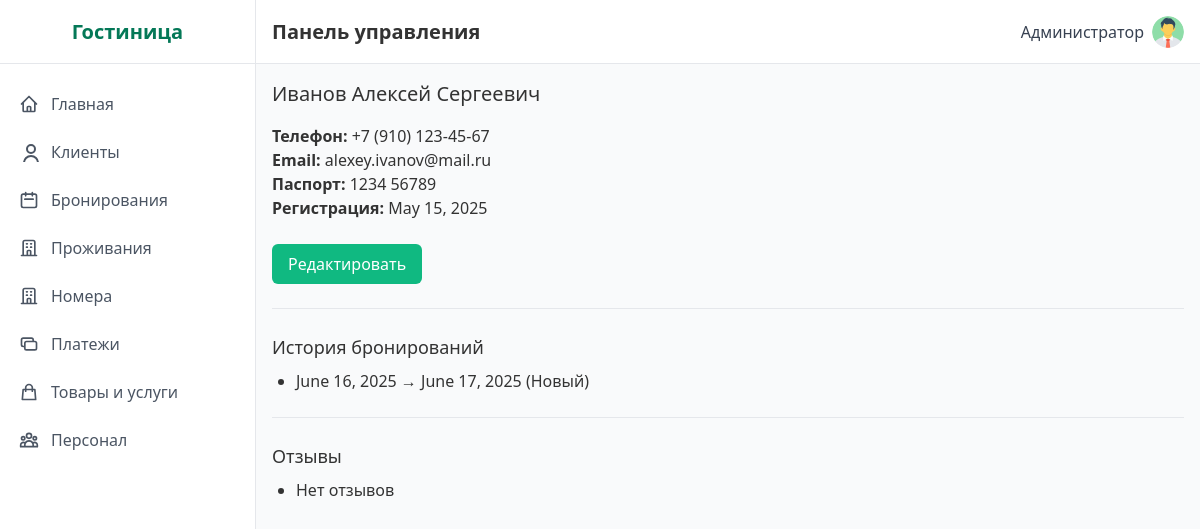
Page /clients/2/ (signed in) on the committed database.
### hotel/models.py (models this page shows, shortened)
class Client(models.Model):
    first_name = models.CharField('Имя', max_length=100)
    last_name = models.CharField('Фамилия', max_length=100)
    middle_name = models.CharField('Отчество', max_length=100)
    phone = models.CharField('Телефон', max_length=20, unique=True)
    email = models.EmailField('Email', max_length=100, unique=True)
    passport_data = models.CharField('Паспортные данные', max_length=50, unique=True)
    registration_date = models.DateField('Дата регистрации', default=timezone.now)
    class Meta:
        verbose_name = 'Клиент'
        verbose_name_plural = 'Клиенты'
        ordering = ['-registration_date', 'last_name']
    def get_full_name(self):
        return f"{self.last_name} {self.first_name} {self.middle_name}"

class Booking(models.Model):
    BOOKING_STATUS_CHOICES = [
        ('Новый', 'Новый'),
        ('Подтвержден', 'Подтвержден'),
        ('Оплачен', 'Оплачен'),
        ('Отменен', 'Отменен'),
        ('Завершен', 'Завершен'),
    ]
    client = models.ForeignKey(Client, on_delete=models.CASCADE, verbose_name='Клиент', related_name='bookings')
    room = models.ForeignKey(Room, on_delete=models.CASCADE, verbose_name='Номер', related_name='bookings')
    checkin_date = models.DateField('Дата заезда')
    checkout_date = models.DateField('Дата выезда')
    total_price = models.DecimalField('Общая стоимость', max_digits=10, decimal_places=2, blank=True, null=True)
    status = models.CharField('Статус бронирования', max_length=50, choices=BOOKING_STATUS_CHOICES, default='Новый')
    created_at = models.DateTimeField('Дата создания', auto_now_add=True)
    updated_at = models.DateTimeField('Дата обновления', auto_now=True)
    class Meta:
        verbose_name = 'Бронирование'
        verbose_name_plural = 'Бронирования'
        ordering = ['-created_at']

### hotel/views.py (the view)
# urls.py: path('clients/<int:pk>/', views.ClientDetailView.as_view(), name='client_detail'),
class ClientDetailView(ProtectedView, DetailView):
    model = Client
    template_name = 'hotel/client_detail.html'
    context_object_name = 'client'
    def get_context_data(self, **kwargs):
        context = super().get_context_data(**kwargs)
        context['bookings'] = Booking.objects.filter(client=self.object).order_by('-created_at')
        return context

### templates/hotel/client_detail.html (shortened to what this page needs)
{% extends 'base.html' %}
{% block content %}
<h2 class="text-xl mb-4">{{ client.get_full_name }}</h2>
<p><strong>Телефон:</strong> {{ client.phone }}</p>
<p><strong>Email:</strong>   {{ client.email }}</p>
<p><strong>Паспорт:</strong> {{ client.passport_data }}</p>
<p><strong>Регистрация:</strong> {{ client.registration_date }}</p>
<div class="mt-6">
  <a href="{% url 'client_edit' client.pk %}" class="btn-primary">Редактировать</a>
</div>
<hr class="my-6">
<h3 class="text-lg mb-2">История бронирований</h3>
<ul class="list-disc ml-6">
  {% for b in bookings %}
    <li>{{ b.checkin_date }} → {{ b.checkout_date }} ({{ b.status }})</li>
  {% empty %}
    <li>Нет бронирований</li>
  {% endfor %}
</ul>
<hr class="my-6">
<h3 class="text-lg mb-2">Отзывы</h3>
<ul class="list-disc ml-6">
  {% for r in reviews %}
    <li>{{ r.publication_date }} — {{ r.rating }}/5: “{{ r.review_text }}”</li>
  {% empty %}
    <li>Нет отзывов</li>
  {% endfor %}
</ul>
{% endblock %}

### templates/base.html (shortened to what this page needs)
{% load static %}
<!DOCTYPE html>
<html lang="ru">
<head>
  <link href="https://cdnjs.cloudflare.com/ajax/libs/tailwindcss/2.2.19/tailwind.min.css" rel="stylesheet">
  <link href="{% static 'css/style.css' %}" rel="stylesheet">
</head>
<body class="flex h-screen bg-gray-50">
  {% if request.user.is_authenticated %}
<div class="sidebar w-64 flex-shrink-0 hidden md:block" id="sidebar">
  <div class="sidebar-brand flex items-center justify-center h-16 border-b border-gray-200">
    <h2 class="text-xl font-semibold text-green-700">Гостиница</h2>
  </div>
  <div class="py-4">
    <a href="{% url 'dashboard' %}"
       class="sidebar-link {% if request.resolver_match.url_name == 'dashboard' %}active{% endif %}">
      <span class="flex items-center">
        <svg class="w-5 h-5 mr-3" fill="none" stroke="currentColor" viewBox="0 0 24 24">
          <path stroke-linecap="round" stroke-linejoin="round" stroke-width="2"
                d="M3 12l2-2m0 0l7-7 7 7M5 10v10a1 1 0 001 1h3m10-11l2 2m-2-2v10a1 1 0
                   01-1 1h-3m-6 0a1 1 0 001-1v-4a1 1 0 011-1h2a1 1 0 011 1v4a1 1 0
                   001 1m-6 0h6"/>
        </svg>
        Главная
      </span>
    </a>
    <a href="{% url 'client_list' %}"
       class="sidebar-link {% if request.resolver_match.url_name == 'client_list' %}active{% endif %}">
      <span class="flex items-center">
        <svg class="w-5 h-5 mr-3" fill="none" stroke="currentColor" viewBox="0 0 24 24 desalination">
          <path stroke-linecap="round" stroke-linejoin="round" stroke-width="2"
                d="M16 7a4 4 0 11-8 0 4 4 0 018 0zM12 14a7 7 0
                   00-7 7h14a7 7 0 00-7-7z"/>
        </svg>
        Клиенты
      </span>
    </a>
    <a href="{% url 'booking_list' %}"
       class="sidebar-link {% if request.resolver_match.url_name == 'booking_list' %}active{% endif %}">
      <span class="flex items-center">
        <svg class="w-5 h-5 mr-3" fill="none" stroke="currentColor" viewBox="0 0 24 24">
          <path stroke-linecap="round" stroke-linejoin="round" stroke-width="2"
                d="M8 7V3m8 4V3m-9 8h10M5 21h14a2
                   2 0 002-2V7a2 2 0 00-2-2H5a2 2 0
                   00-2 2v12a2 2 0 002 2z"/>
        </svg>
        Бронирования
      </span>
    </a>
    <a href="{% url 'accommodation_list' %}"
       class="sidebar-link {% if request.resolver_match.url_name == 'accommodation_list' %}active{% endif %}">
      <span class="flex items-center">
        <svg class="w-5 h-5 mr-3" fill="none" stroke="currentColor" viewBox="0 0 24 24">
          <path stroke-linecap="round" stroke-linejoin="round" stroke-width="2"
                d="M19 21V5a2 2 0 00-2-2H7a2 2 0
                   00-2 2v16m14 0h2m-2 0h-5m-9 0H3m2
                   0h5M9 7h1m-1 4h1m4-4h1m-1
                   4h1m-5 10v-5a1 1 0 011-1h2a1
                   1 0 011 1v5m-4 0h4"/>
        </svg>
        Проживания
      </span>
    </a>
    <a href="{% url 'room_list' %}"
       class="sidebar-link {% if request.resolver_match.url_name == 'room_list' %}active{% endif %}">
      <span class="flex items-center">
        <svg class="w-5 h-5 mr-3" fill="none" stroke="currentColor" viewBox="0 0 24 24">
          <path stroke-linecap="round" stroke-linejoin="round" stroke-width="2"
                d="M19 21V5a2 2 0 00-2-2H7a2 2 0
                   00-2 2v16m14 0h2m-2 0h-5m-9 0H3m2
                   0h5M9 7h1m-1 4h1m4-4h1m-1
                   4h1m-5 10v-5a1 1 0 011-1h2a1
                   1 0 011 1v5m-4 0h4"/>
        </svg>
        Номера
      </span>
    </a>
    <a href="{% url 'payment_list' %}"
       class="sidebar-link {% if request.resolver_match.url_name == 'payment_list' %}active{% endif %}">
      <span class="flex items-center">
        <svg class="w-5 h-5 mr-3" fill="none" stroke="currentColor" viewBox="0 0 24 24">
          <path stroke-linecap="round" stroke-linejoin="round" stroke-width="2"
                d="M17 9V7a2 2 0 00-2-2H5a2
                   2 0 00-2 2v6a2 2 0 002 2h2m2
                   4h10a2 2 0 002-2v-6a2 2 0
                   00-2-2H9a2 2 0 00-2 2v6a2
                   2 0 002 2z"/>
        </svg>
        Платежи
      </span>
    </a>
    <a href="{% url 'inventory_orders' %}"
       class="sidebar-link {% if request.resolver_match.url_name == 'inventory_orders' %}active{% endif %}">
      <span class="flex items-center">
        <svg class="w-5 h-5 mr-3" fill="none" stroke="currentColor" viewBox="0 0 24 24">
          <path stroke-linecap="round" stroke-linejoin="round" stroke-width="2"
                d="M16 11V7a4 4 0 00-8 0v4M5
                   9h14l1 12H4L5 9z"/>
        </svg>
        Товары и услуги
      </span>
    </a>
    <a href="{% url 'employee_list' %}"
       class="sidebar-link {% if request.resolver_match.url_name == 'employee_list' %}active{% endif %}">
      <span class="flex items-center">
        Персонал
      </span>
    </a>
  </div>
</div>
{% endif %}
    <div class="flex-1 flex flex-col overflow-hidden">
        <header class="header flex items-center justify-between h-16 px-4 border-b border-gray-200">
            <div class="flex items-center">
                <h1 class="text-xl font-semibold">Панель управления</h1>
            </div>
            <div class="flex items-center space-x-4">
{% if request.user.is_authenticated %}
<div class="relative inline-block text-left">
  <button id="userMenuButton"
          class="flex items-center space-x-2 focus:outline-none">
    <span class="text-gray-700">
      {{ request.user.get_full_name|default:request.user.username }}
    </span>
    <img src="{{ request.user.profile.avatar_url|default:'/static/images/default-avatar.png' }}"
         alt="Аватар"
         class="w-8 h-8 rounded-full object-cover">
  </button>
</div>
{% endif %}
</div>
        </header>
        <main class="flex-1 overflow-y-auto p-4 bg-gray-50">
            {% block content %}{% endblock %}
        </main>
    </div>
</body>
</html>

### static/css/style.css (style rules this page uses)
:root { --primary-green: #10b981; --dark-green: #047857; --light-green: #a7f3d0; --bg-green: #ecfdf5; --border-gray: #e5e7eb; }
body { font-family: 'Segoe UI', Tahoma, Geneva, Verdana, sans-serif; background-color: var(--bg-green); color: #333; }
.sidebar { background-color: white; border-right: 1px solid var(--border-gray); }
.sidebar > div:first-child { border-bottom: 1px solid var(--border-gray); }
.sidebar-link { display: block; padding: 0.75rem 1rem; color: #4b5563; border-left: 3px solid transparent; transition: background-color .2s, border-color .2s; }
.sidebar .sidebar-brand { width: 100%; border-bottom: 1px solid var(--border-gray); }
.header { background-color: white; border-bottom: 1px solid var(--border-gray); box-shadow: 0 1px 3px rgba(0,0,0,0.05); }
.btn-primary { background-color: var(--primary-green); color: white; padding: 0.5rem 1rem; border-radius: 0.375rem; font-weight: 500; transition: background-color .2s; display: inline-block; text-decoration: none; }
.mb-4 { margin-bottom: 1rem !important; }

### rows in the picture
Client: get_full_name "Иванов Алексей Сергеевич", phone "+7 (910) 123-45-67", email "alexey.ivanov@mail.ru", passport_data "1234 56789", registration_date "May 15, 2025"
Booking: checkin_date "June 16, 2025", checkout_date "June 17, 2025", status "Новый"

### other values in the picture
{{ request.user.get_full_name|default:request.user.username }} "Администратор"
